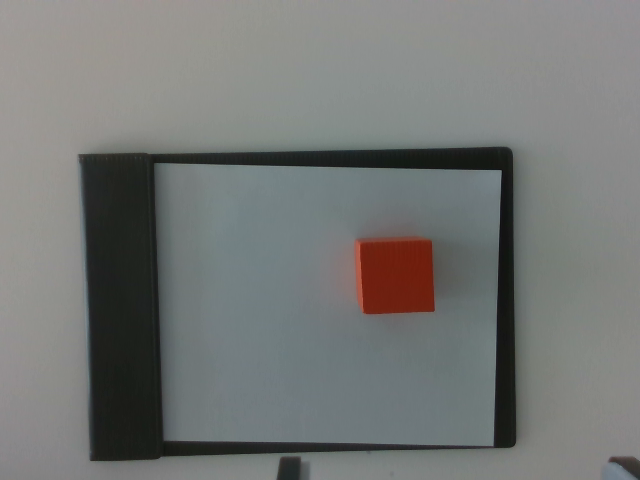
#> input picture assets/test_Color.png, 640 x 480 px
$ python detect.py
#> lines starting #> are read from the running program, lines starting #| are printed output that depends on the picture; after the words box and inside, x2 and y2 are one past the last pixel; in counts of white or black regions, pixels touching at a corner belong together

import numpy as np

try:
    import cv2
except:
    import sys
    sys.path.remove("/opt/ros/kinetic/lib/python2.7/dist-packages")
    import cv2

from imutils import contours

# [48 lines left out: functions detect, draw_bbox, not called in this run]


if __name__ == "__main__":
    img_dir = "assets/"
    TEST_IMAGE = img_dir + "test_Color.png"
    COLOR_RANGE = {
        "orange": ([0, 110, 105], [17, 255, 255])
    }

    image = cv2.imread(TEST_IMAGE, cv2.IMREAD_COLOR)
#> image is the input picture: shape (480, 640, 3); mean B, G, R 117.1, 119, 116.8
    original = image.copy()
    image = cv2.cvtColor(image, cv2.COLOR_BGR2HSV)
#> image: shape (480, 640, 3); mean H, S, V 58.7, 19.4, 121.5
    mask = np.zeros(image.shape, dtype=np.uint8)

    # Color threshold to find the squares
    open_kernel = cv2.getStructuringElement(cv2.MORPH_RECT, (5,5))
    close_kernel = cv2.getStructuringElement(cv2.MORPH_RECT, (3,3))
    for color, (lower, upper) in COLOR_RANGE.items():
        lower = np.array(lower, dtype=np.uint8)
        upper = np.array(upper, dtype=np.uint8)
        color_mask = cv2.inRange(image, lower, upper)
        color_mask = cv2.morphologyEx(color_mask, cv2.MORPH_OPEN, open_kernel, iterations=1)
        color_mask = cv2.morphologyEx(color_mask, cv2.MORPH_CLOSE, close_kernel, iterations=1)
        color_mask = cv2.merge([color_mask, color_mask, color_mask])

        mask = cv2.bitwise_or(mask, color_mask)
#> this loop made 1 pass
#> pass 1, `color_mask = cv2.inRange(image, lower, upper)`:
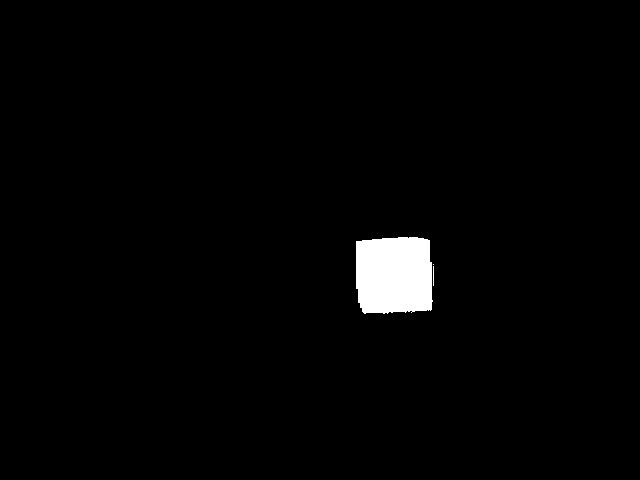
#> color_mask: shape (480, 640); 1.8% white; 3 white regions (1 under 20 px), largest, box (x1, y1, x2, y2) and area: (356, 237, 433, 314) 5481, (433, 266, 434, 286) 20

    gray = cv2.cvtColor(mask, cv2.COLOR_BGR2GRAY)

    cnts = cv2.findContours(gray, cv2.RETR_EXTERNAL, cv2.CHAIN_APPROX_SIMPLE)
#> cnts = 1 contour; box (x1, y1, x2, y2) and area: (356, 237, 432, 313) 5320
    cnts = cnts[0] if len(cnts) == 2 else cnts[1]
    (cnts, _) = contours.sort_contours(cnts, method="top-to-bottom")

    print(len(cnts))
#| 1

    # Draw text
    number = 0
    for c in cnts:
        x,y,w,h = cv2.boundingRect(c)
        cv2.rectangle(original, (x, y), (x + w, y + h), (36,255,12), 2)

        cv2.putText(original, "#{}".format(number + 1), (x,y - 5), cv2.FONT_HERSHEY_SIMPLEX, 0.7, (255,255,255), 2)
        number += 1
#> this loop made 1 pass
#> (x, y, w, h, number) on pass 1: (356, 237, 76, 76, 1)
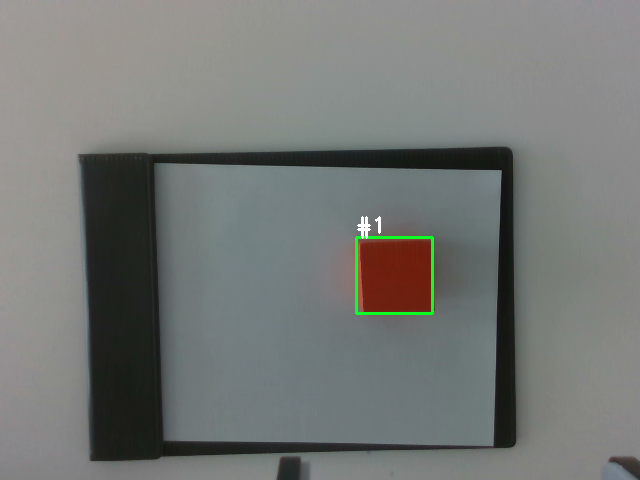
#> original: shape (480, 640, 3); 0.37% of pixels changed, all inside (x1, y1, x2, y2) = (355, 216, 434, 315)
#> after the loop, number = 1

    cv2.imwrite(img_dir + "mask.png", mask)
    cv2.imwrite(img_dir + "masked_color.png", original)
